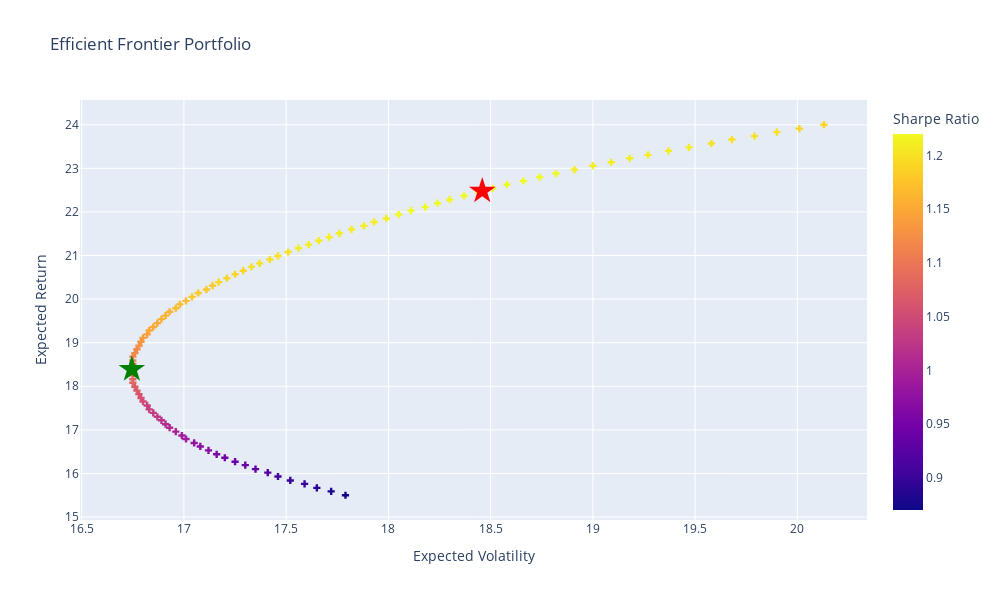

The code cell stored with this chart in its notebook:
### Code cell
# Plot efficient frontier portfolio
fig = px.scatter(
    efport, x='targetvols', y='targetrets',  color='targetsharpe',
    labels={'targetrets': 'Expected Return', 'targetvols': 'Expected Volatility','targetsharpe': 'Sharpe Ratio'}, title="Efficient Frontier Portfolio"
     ).update_traces(mode='markers', marker=dict(symbol='cross'))
# Plot maximum sharpe portfolio
fig.add_scatter(
    mode='markers',
    x=[100*portfolio_stats(opt_sharpe['x'])[1]],
    y=[100*portfolio_stats(opt_sharpe['x'])[0]],
    marker=dict(color='red', size=20, symbol='star'),
    name = 'Max Sharpe'
).update(layout_showlegend=False)
# Plot minimum variance portfolio
fig.add_scatter(
    mode='markers',
    x=[100*portfolio_stats(opt_var['x'])[1]],
    y=[100*portfolio_stats(opt_var['x'])[0]],
    marker=dict(color='green', size=20, symbol='star'),
    name = 'Min Variance'
).update(layout_showlegend=False)
# Show spikes
fig.update_xaxes(showspikes=True)
fig.update_yaxes(showspikes=True)
fig.show()

### Figure 1 — Plotly figure (JSON) as saved in the notebook; plotly's stock layout.template omitted (floating-point values rounded to 4 significant figures)
{"data": [{"hovertemplate": "Expected Volatility=%{x}<br>Expected Return=%{y}<br>Sharpe Ratio=%{marker.color}<extra></extra>", "legendgroup": "", "marker": {"color": [0.87, 0.88, 0.89, 0.9, 0.9, 0.91, 0.92, 0.93, 0.94, 0.94, 0.95, 0.96, 0.97, 0.97, 0.98, 0.99, 0.99, 1, 1.01, 1.01, 1.02, 1.03, 1.03, 1.04, 1.04, 1.05, 1.06, 1.06, 1.07, 1.07, 1.08, 1.08, 1.09, 1.09, 1.1, 1.1, 1.11, 1.11, 1.12, 1.12, 1.13, 1.13, 1.14, 1.14, 1.15, 1.15, 1.15, 1.16, 1.16, 1.16, 1.17, 1.17, 1.17, 1.18, 1.18, 1.18, 1.18, 1.19, 1.19, 1.19, 1.19, 1.2, 1.2, 1.2, 1.2, 1.2, 1.21, 1.21, 1.21, 1.21, 1.21, 1.21, 1.21, 1.21, 1.21, 1.22, 1.22, 1.22, 1.22, 1.22, 1.22, 1.22, 1.22, 1.22, 1.22, 1.22, 1.22, 1.21, 1.21, 1.21, 1.21, 1.21, 1.21, 1.21, 1.2, 1.2, 1.2, 1.2, 1.19, 1.19], "coloraxis": "coloraxis", "symbol": "cross"}, "mode": "markers", "name": "", "orientation": "v", "showlegend": false, "type": "scatter", "x": [17.79, 17.72, 17.65, 17.59, 17.52, 17.46, 17.41, 17.35, 17.3, 17.25, 17.2, 17.16, 17.12, 17.08, 17.05, 17.01, 16.99, 16.96, 16.93, 16.91, 16.89, 16.87, 16.85, 16.83, 16.82, 16.8, 16.79, 16.78, 16.77, 16.76, 16.75, 16.75, 16.75, 16.75, 16.75, 16.75, 16.75, 16.75, 16.76, 16.77, 16.78, 16.79, 16.8, 16.82, 16.83, 16.85, 16.87, 16.89, 16.91, 16.93, 16.96, 16.98, 17.01, 17.04, 17.07, 17.11, 17.14, 17.17, 17.21, 17.25, 17.29, 17.33, 17.37, 17.42, 17.46, 17.51, 17.56, 17.61, 17.66, 17.71, 17.76, 17.82, 17.88, 17.93, 17.99, 18.05, 18.11, 18.18, 18.24, 18.3, 18.37, 18.44, 18.51, 18.58, 18.66, 18.74, 18.82, 18.91, 19, 19.09, 19.18, 19.27, 19.37, 19.47, 19.58, 19.68, 19.79, 19.9, 20.01, 20.13], "xaxis": "x", "y": [15.5, 15.59, 15.67, 15.76, 15.84, 15.93, 16.02, 16.1, 16.19, 16.27, 16.36, 16.44, 16.53, 16.62, 16.7, 16.79, 16.87, 16.96, 17.05, 17.13, 17.22, 17.3, 17.39, 17.47, 17.56, 17.65, 17.73, 17.82, 17.9, 17.99, 18.08, 18.16, 18.25, 18.33, 18.42, 18.51, 18.59, 18.68, 18.76, 18.85, 18.93, 19.02, 19.11, 19.19, 19.28, 19.36, 19.45, 19.54, 19.62, 19.71, 19.79, 19.88, 19.96, 20.05, 20.14, 20.22, 20.31, 20.39, 20.48, 20.57, 20.65, 20.74, 20.82, 20.91, 20.99, 21.08, 21.17, 21.25, 21.34, 21.42, 21.51, 21.6, 21.68, 21.77, 21.85, 21.94, 22.03, 22.11, 22.2, 22.28, 22.37, 22.45, 22.54, 22.63, 22.71, 22.8, 22.88, 22.97, 23.06, 23.14, 23.23, 23.31, 23.4, 23.48, 23.57, 23.66, 23.74, 23.83, 23.91, 24], "yaxis": "y"}, {"marker": {"color": "red", "size": 20, "symbol": "star"}, "mode": "markers", "name": "Max Sharpe", "type": "scatter", "x": [18.46], "y": [22.48]}, {"marker": {"color": "green", "size": 20, "symbol": "star"}, "mode": "markers", "name": "Min Variance", "type": "scatter", "x": [16.75], "y": [18.39]}], "layout": {"coloraxis": {"colorbar": {"title": {"text": "Sharpe Ratio"}}, "colorscale": [[0, "#0d0887"], [0.1111, "#46039f"], [0.2222, "#7201a8"], [0.3333, "#9c179e"], [0.4444, "#bd3786"], [0.5556, "#d8576b"], [0.6667, "#ed7953"], [0.7778, "#fb9f3a"], [0.8889, "#fdca26"], [1, "#f0f921"]]}, "height": 600, "legend": {"tracegroupgap": 0}, "showlegend": false, "title": {"text": "Efficient Frontier Portfolio"}, "width": 1000, "xaxis": {"anchor": "y", "domain": [0, 1], "showspikes": true, "title": {"text": "Expected Volatility"}}, "yaxis": {"anchor": "x", "domain": [0, 1], "showspikes": true, "title": {"text": "Expected Return"}}}}
